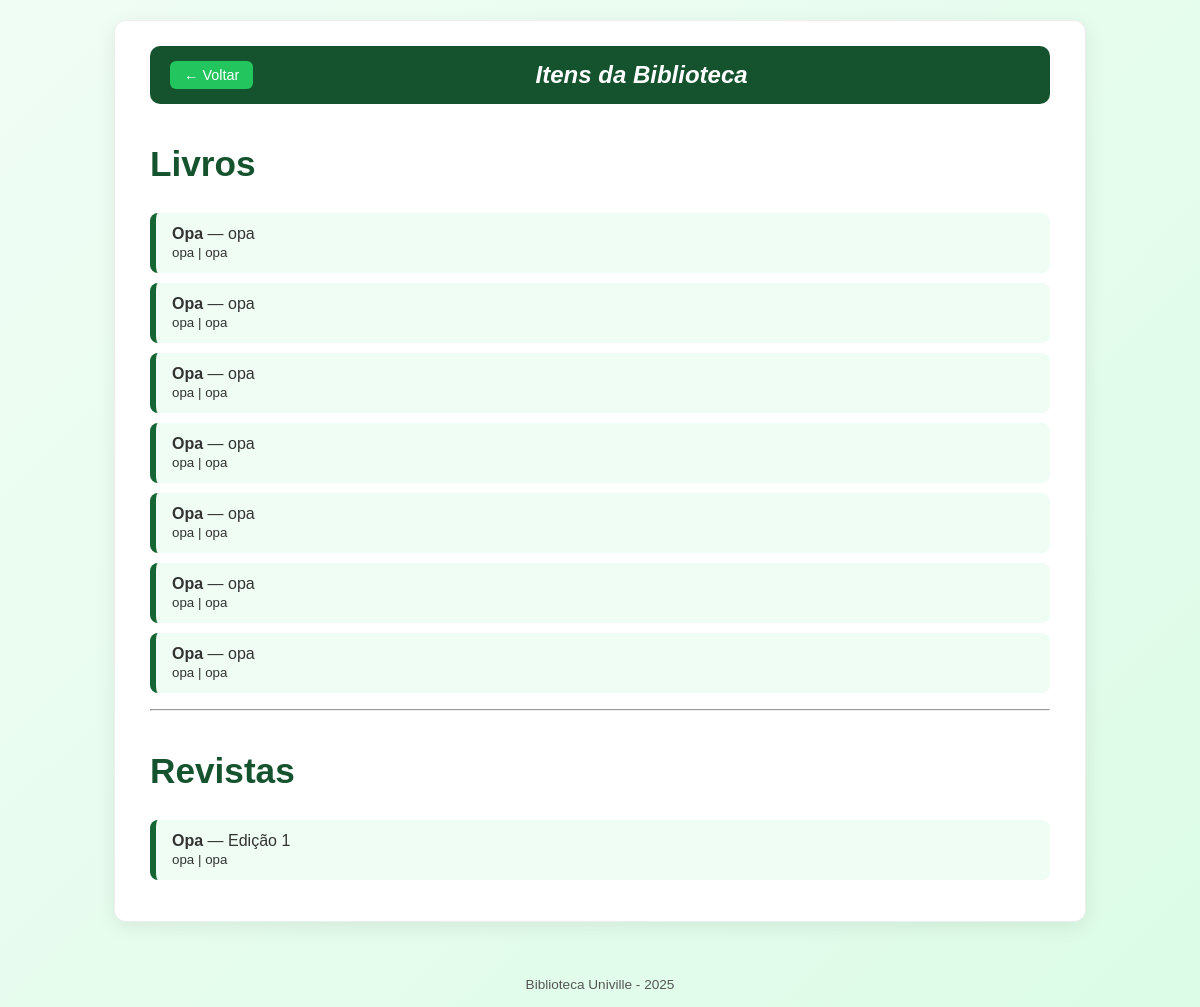
/itens, run on an earlier commit of the app's database.
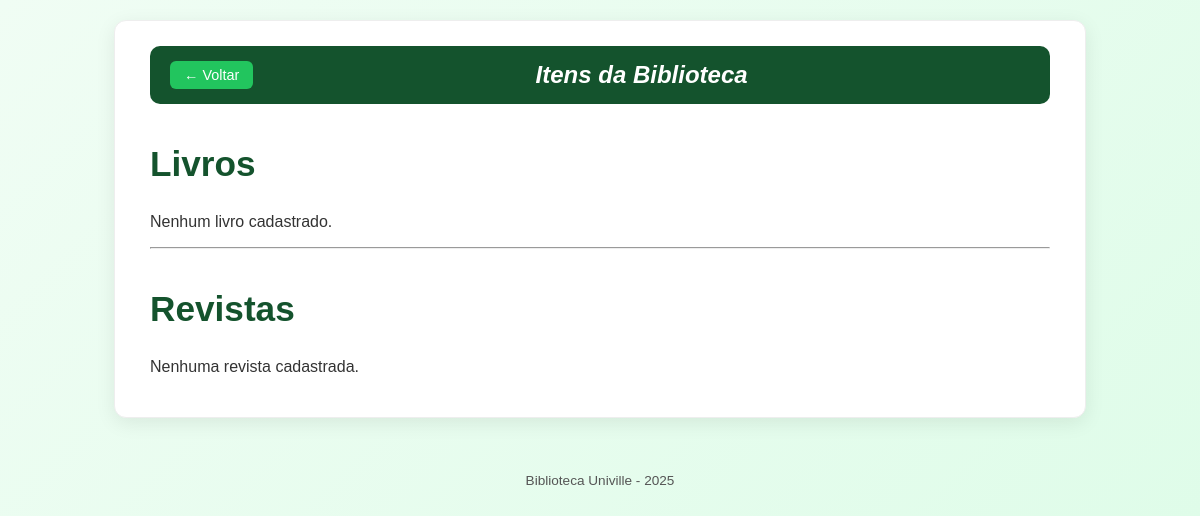
And on a later commit of the database.
### database.py (models this page shows, shortened)
class Material(db.Model):
    __tablename__ = 'acervo'
    id = db.Column(db.Integer, primary_key=True)
    tipo = db.Column(db.String(50))   # 'Livro' ou 'Revista'
    titulo = db.Column(db.String(200), nullable=False)
    categoria = db.Column(db.String(100))
    editora = db.Column(db.String(100))
    autor = db.Column(db.String(100))
    edicao = db.Column(db.Integer)
    disponivel = db.Column(db.Boolean, default=True)
    emprestimos = db.relationship("Emprestimo", back_populates="material")

### app/routes.py (the view)
@bp.route('/itens')
def listar_itens():
    materiais = db.session.execute(db.select(Material)).scalars().all()
    livros = [m for m in materiais if m.tipo == 'Livro']
    revistas = [m for m in materiais if m.tipo == 'Revista']
    return render_template('itens.html', livros=livros, revistas=revistas)

### app/templates/itens.html (shortened to what this page needs)
<!DOCTYPE html>
<html lang="pt-BR">
<head>
    <link rel="stylesheet" href="{{ url_for('static', filename='itens.css') }}">
</head>
<body id="corpo">
    <div class="container">
        <nav id="menu">
            <div class="menu-topo">
                <a href="{{ url_for('main.index') }}" id="botaoVoltar">← Voltar</a>
                <h1 id="titulo">Itens da Biblioteca</h1>
            </div>
        </nav>
        <h2 id="cabecalhoLivros">Livros</h2>
        {% if livros %}
            <ul>
                {% for livro in livros %}
                    <li>
                        <strong>{{ livro.titulo }}</strong> — {{ livro.autor }}
                        <br>
                        <small>{{ livro.categoria }} | {{ livro.editora }}</small>
                    </li>
                {% endfor %}
            </ul>
        {% else %}
            <p>Nenhum livro cadastrado.</p>
        {% endif %}
        <hr>
        <h2 id="cabecalhoRevistas">Revistas</h2>
        {% if revistas %}
            <ul>
                {% for revista in revistas %}
                    <li>
                        <strong>{{ revista.titulo }}</strong> — Edição {{ revista.edicao }}
                        <br>
                        <small>{{ revista.categoria }} | {{ revista.editora }}</small>
                    </li>
                {% endfor %}
            </ul>
        {% else %}
            <p>Nenhuma revista cadastrada.</p>
        {% endif %}
    </div>
    <footer id="rodape">Biblioteca Univille - 2025</footer>
</body>
</html>

### app/static/itens.css (style rules this page uses)
#corpo { font-family: 'Poppins', sans-serif; background: linear-gradient(135deg, #f0fdf4, #dcfce7); color: #333; margin: 0; padding: 0; min-height: 100vh; }
.container { width: 90%; max-width: 900px; margin: 20px auto; background: #fff; border-radius: 12px; padding: 25px 35px; box-shadow: 0 5px 20px rgba(0, 0, 0, 0.08); border: 1px solid #eee; }
#menu { background-color: #14532d; padding: 15px 20px; border-radius: 10px; margin-bottom: 25px; }
.menu-topo { display: flex; justify-content: space-between; align-items: center; }
#titulo { color: white; text-align: center; font-style: italic; margin: 0; flex-grow: 1; }
#botaoVoltar { background: #22c55e; color: white; padding: 6px 14px; border-radius: 6px; text-decoration: none; font-size: 0.9rem; font-weight: 500; transition: background 0.3s ease; }
#cabecalhoLivros, #cabecalhoRevistas { color: #14532d; margin-top: 40px; font-size: 2.2rem; }
#rodape { text-align: center; padding: 15px 0; color: #555; font-size: 0.85rem; margin-top: 40px; }

What changed in the data, as far as the page shows it:
removed Material: titulo "Opa", autor "opa", categoria "opa", editora "opa", shown under "Livros"
removed Material: titulo "Opa", autor "opa", categoria "opa", editora "opa", shown under "Livros"
removed Material: titulo "Opa", autor "opa", categoria "opa", editora "opa", shown under "Livros"
removed Material: titulo "Opa", autor "opa", categoria "opa", editora "opa", shown under "Livros"
removed Material: titulo "Opa", autor "opa", categoria "opa", editora "opa", shown under "Livros"
removed Material: titulo "Opa", autor "opa", categoria "opa", editora "opa", shown under "Livros"
removed Material: titulo "Opa", autor "opa", categoria "opa", editora "opa", shown under "Livros"
removed Material: titulo "Opa", edicao "1", categoria "opa", editora "opa", shown under "Revistas"
Also different on the page:
text now shown: "Nenhum livro cadastrado. Nenhuma revista cadastrada."
